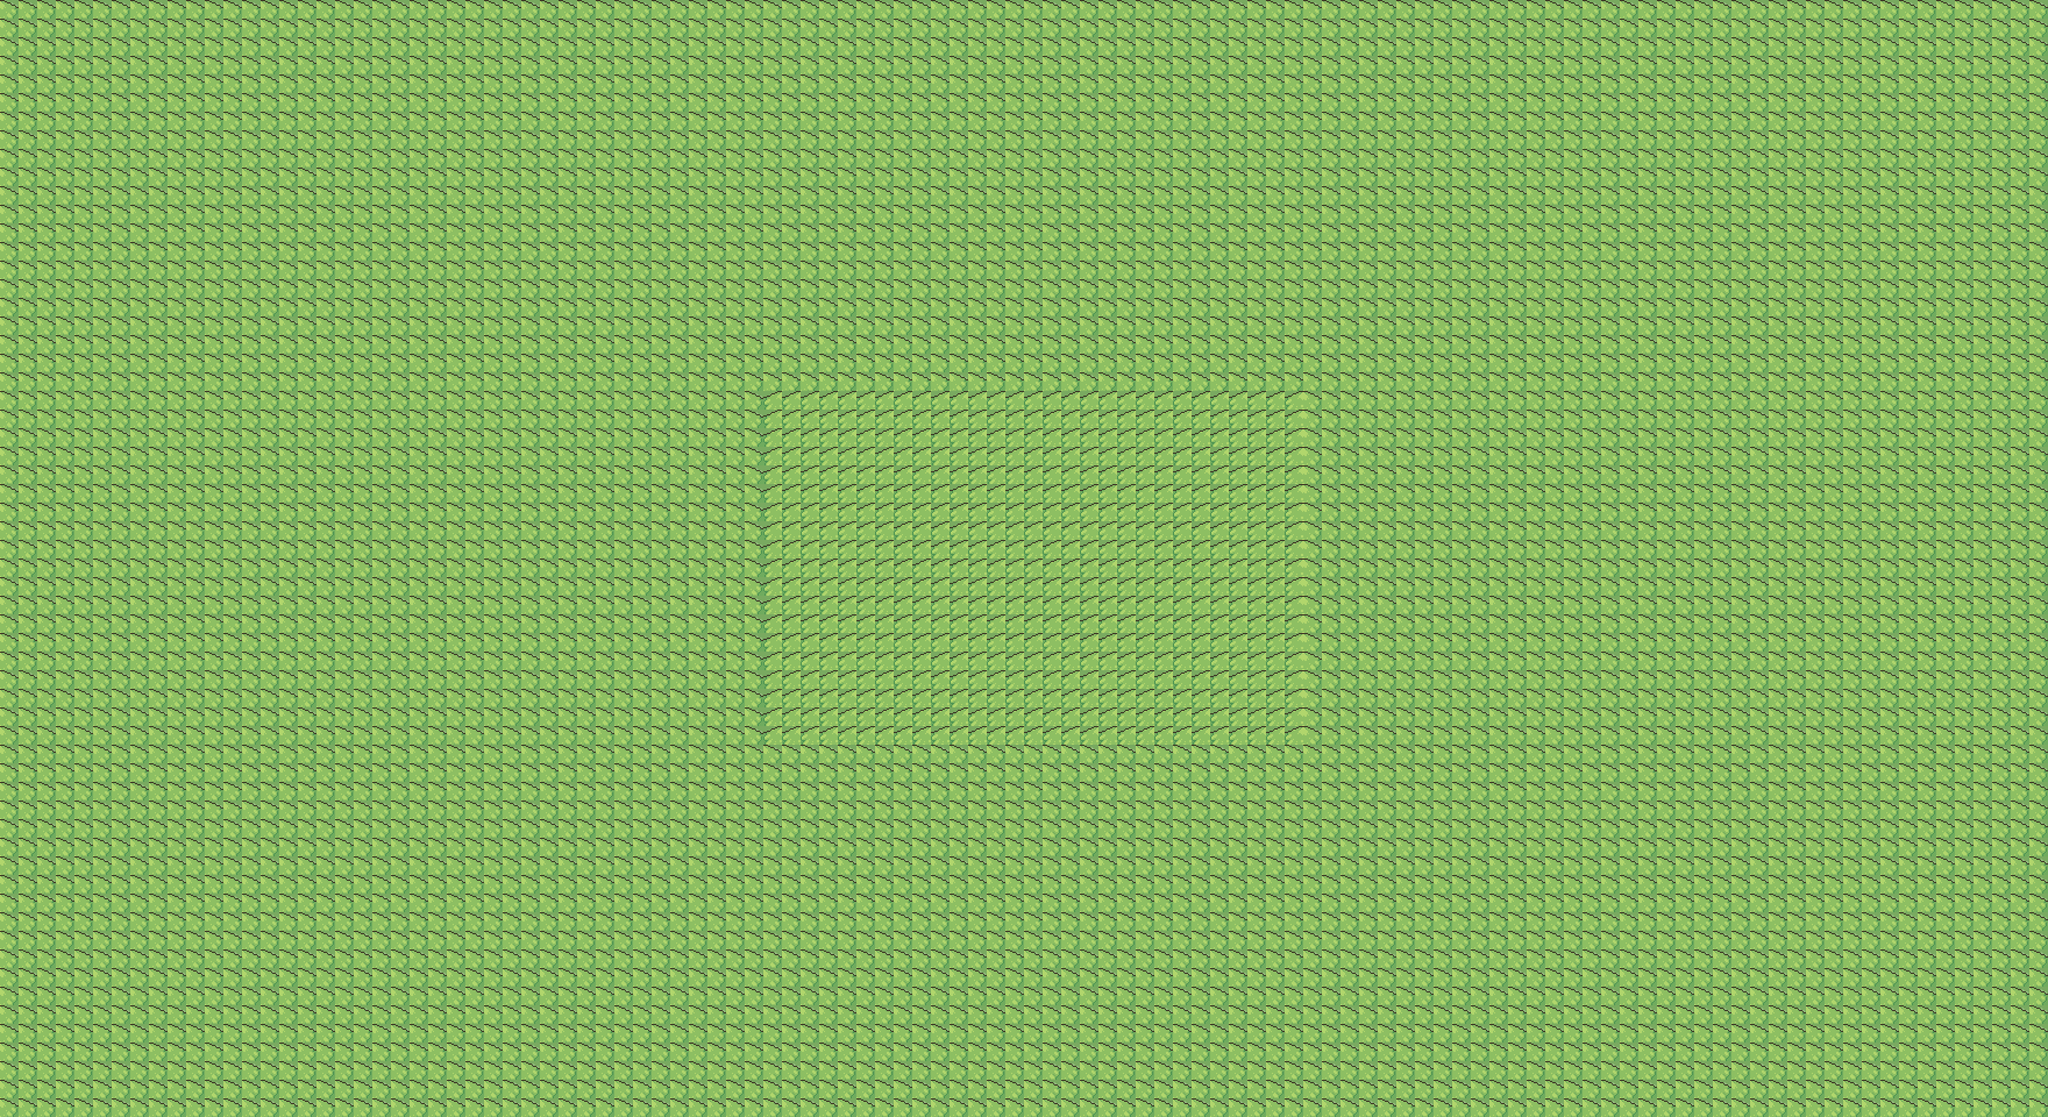

Tiled map render using the project's own tile images. Description and the map definition, with tile-layer contents summarised, below:
An orthogonal 110x60 tile map with 32x32 px tiles, 1 tile layer (sol) and 4 objects (Player, pnj_ranger, collision_rocher, switch_est).

<map version="1.0" orientation="orthogonal" renderorder="right-down" width="110" height="60" tilewidth="32" tileheight="32" nextobjectid="8">
 <tileset firstgid="1" source="septeme-village.tsx" />
 <layer name="sol" width="110" height="60">
  <data>[6600 cells, 6600 non-empty, 2 distinct tile ids]</data>
 </layer>
 <objectgroup name="spawns">
  <object id="1" name="Player" x="1760" y="960" width="32" height="32" />
 </objectgroup>
 <objectgroup name="pnjs">
  <object id="2" name="pnj_ranger" x="1980" y="1080" width="32" height="32">
   <properties>
    <property name="image" value="pnj 2.png" />
    <property name="x2" value="2300" />
    <property name="y2" value="1144" />
    <property name="speed" value="1" />
   </properties>
  </object>
 </objectgroup>
 <objectgroup name="collision">
  <object id="3" name="collision_rocher" x="1320" y="720" width="64" height="64" />
 </objectgroup>
 <objectgroup name="exits">
  <object id="4" name="switch_est" x="3456" y="0" width="64" height="1920">
   <properties>
    <property name="to_map" value="Megalopole_centrale" />
    <property name="to_spawn" value="Player" />
   </properties>
  </object>
 </objectgroup>
</map>
